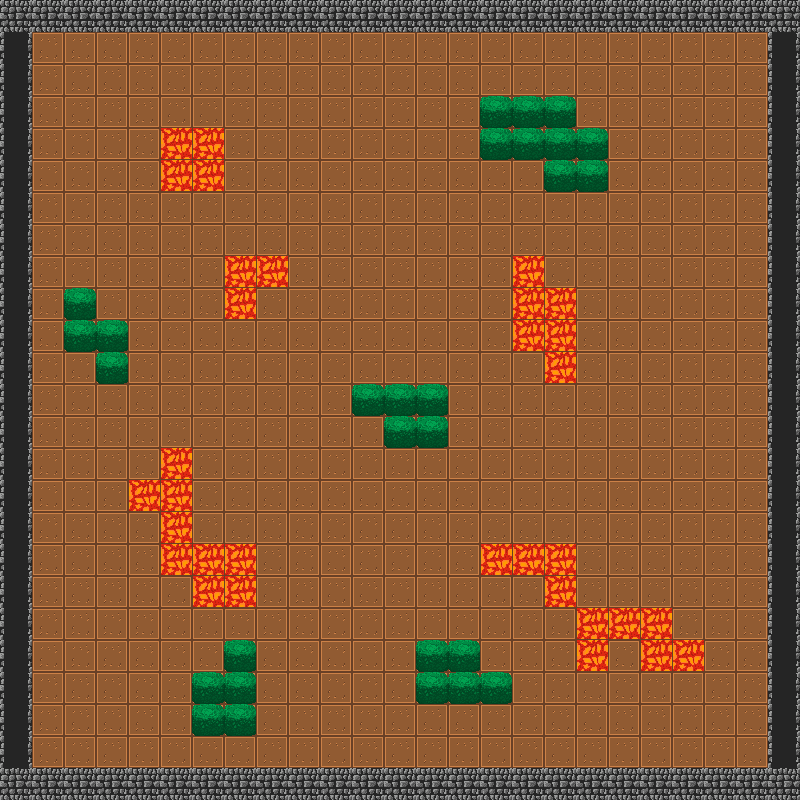

Tiled map render using the project's own tile images. Description and the whole map definition, tile-layer contents included, below:
An orthogonal 25x25 tile map with 32x32 px tiles, 2 tile layers (Слой тайлов 1, Слой тайлов 2).

<map version="1.5" tiledversion="1.7.2" orientation="orthogonal" renderorder="right-down" width="25" height="25" tilewidth="32" tileheight="32" infinite="0" nextlayerid="4" nextobjectid="1">
 <tileset firstgid="1" name="basic" tilewidth="32" tileheight="32" tilecount="8" columns="8">
  <image source="basic.png" width="256" height="32" />
  <tile id="0">
   <properties>
    <property name="shelter" type="bool" value="true" />
   </properties>
  </tile>
  <tile id="1">
   <properties>
    <property name="blocked" type="bool" value="true" />
   </properties>
  </tile>
  <tile id="2">
   <properties>
    <property name="blocked" type="bool" value="true" />
   </properties>
  </tile>
  <tile id="3">
   <properties>
    <property name="blocked" type="bool" value="true" />
   </properties>
  </tile>
  <tile id="4">
   <properties>
    <property name="blocked" type="bool" value="true" />
   </properties>
  </tile>
  <tile id="7">
   <properties>
    <property name="blocked" type="bool" value="true" />
   </properties>
  </tile>
 </tileset>
 <layer id="1" name="Слой тайлов 1" width="25" height="25">
  <data encoding="csv">
7,7,7,7,7,7,7,7,7,7,7,7,7,7,7,7,7,7,7,7,7,7,7,7,7,
8,6,6,6,6,6,6,6,6,6,6,6,6,6,6,6,6,6,6,6,6,6,6,6,8,
8,6,6,6,6,6,6,6,6,6,6,6,6,6,6,6,6,6,6,6,6,6,6,6,8,
8,6,6,6,6,6,6,6,6,6,6,6,6,6,6,6,6,6,6,6,6,6,6,6,8,
8,6,6,6,6,6,6,6,6,6,6,6,6,6,6,6,6,6,6,6,6,6,6,6,8,
8,6,6,6,6,6,6,6,6,6,6,6,6,6,6,6,6,6,6,6,6,6,6,6,8,
8,6,6,6,6,6,6,6,6,6,6,6,6,6,6,6,6,6,6,6,6,6,6,6,8,
8,6,6,6,6,6,6,6,6,6,6,6,6,6,6,6,6,6,6,6,6,6,6,6,8,
8,6,6,6,6,6,6,6,6,6,6,6,6,6,6,6,6,6,6,6,6,6,6,6,8,
8,6,6,6,6,6,6,6,6,6,6,6,6,6,6,6,6,6,6,6,6,6,6,6,8,
8,6,6,6,6,6,6,6,6,6,6,6,6,6,6,6,6,6,6,6,6,6,6,6,8,
8,6,6,6,6,6,6,6,6,6,6,6,6,6,6,6,6,6,6,6,6,6,6,6,8,
8,6,6,6,6,6,6,6,6,6,6,6,6,6,6,6,6,6,6,6,6,6,6,6,8,
8,6,6,6,6,6,6,6,6,6,6,6,6,6,6,6,6,6,6,6,6,6,6,6,8,
8,6,6,6,6,6,6,6,6,6,6,6,6,6,6,6,6,6,6,6,6,6,6,6,8,
8,6,6,6,6,6,6,6,6,6,6,6,6,6,6,6,6,6,6,6,6,6,6,6,8,
8,6,6,6,6,6,6,6,6,6,6,6,6,6,6,6,6,6,6,6,6,6,6,6,8,
8,6,6,6,6,6,6,6,6,6,6,6,6,6,6,6,6,6,6,6,6,6,6,6,8,
8,6,6,6,6,6,6,6,6,6,6,6,6,6,6,6,6,6,6,6,6,6,6,6,8,
8,6,6,6,6,6,6,6,6,6,6,6,6,6,6,6,6,6,6,6,6,6,6,6,8,
8,6,6,6,6,6,6,6,6,6,6,6,6,6,6,6,6,6,6,6,6,6,6,6,8,
8,6,6,6,6,6,6,6,6,6,6,6,6,6,6,6,6,6,6,6,6,6,6,6,8,
8,6,6,6,6,6,6,6,6,6,6,6,6,6,6,6,6,6,6,6,6,6,6,6,8,
8,6,6,6,6,6,6,6,6,6,6,6,6,6,6,6,6,6,6,6,6,6,6,6,8,
7,7,7,7,7,7,7,7,7,7,7,7,7,7,7,7,7,7,7,7,7,7,7,7,7
</data>
 </layer>
 <layer id="3" name="Слой тайлов 2" width="25" height="25">
  <data encoding="csv">
0,0,0,0,0,0,0,0,0,0,0,0,0,0,0,0,0,0,0,0,0,0,0,0,0,
0,0,0,0,0,0,0,0,0,0,0,0,0,0,0,0,0,0,0,0,0,0,0,0,0,
0,0,0,0,0,0,0,0,0,0,0,0,0,0,0,0,0,0,0,0,0,0,0,0,0,
0,0,0,0,0,0,0,0,0,0,0,0,0,0,0,1,1,1,0,0,0,0,0,0,0,
0,0,0,0,0,2,2,0,0,0,0,0,0,0,0,1,1,1,1,0,0,0,0,0,0,
0,0,0,0,0,2,2,0,0,0,0,0,0,0,0,0,0,1,1,0,0,0,0,0,0,
0,0,0,0,0,0,0,0,0,0,0,0,0,0,0,0,0,0,0,0,0,0,0,0,0,
0,0,0,0,0,0,0,0,0,0,0,0,0,0,0,0,0,0,0,0,0,0,0,0,0,
0,0,0,0,0,0,0,2,2,0,0,0,0,0,0,0,2,0,0,0,0,0,0,0,0,
0,0,1,0,0,0,0,2,0,0,0,0,0,0,0,0,2,2,0,0,0,0,0,0,0,
0,0,1,1,0,0,0,0,0,0,0,0,0,0,0,0,2,2,0,0,0,0,0,0,0,
0,0,0,1,0,0,0,0,0,0,0,0,0,0,0,0,0,2,0,0,0,0,0,0,0,
0,0,0,0,0,0,0,0,0,0,0,1,1,1,0,0,0,0,0,0,0,0,0,0,0,
0,0,0,0,0,0,0,0,0,0,0,0,1,1,0,0,0,0,0,0,0,0,0,0,0,
0,0,0,0,0,2,0,0,0,0,0,0,0,0,0,0,0,0,0,0,0,0,0,0,0,
0,0,0,0,2,2,0,0,0,0,0,0,0,0,0,0,0,0,0,0,0,0,0,0,0,
0,0,0,0,0,2,0,0,0,0,0,0,0,0,0,0,0,0,0,0,0,0,0,0,0,
0,0,0,0,0,2,2,2,0,0,0,0,0,0,0,2,2,2,0,0,0,0,0,0,0,
0,0,0,0,0,0,2,2,0,0,0,0,0,0,0,0,0,2,0,0,0,0,0,0,0,
0,0,0,0,0,0,0,0,0,0,0,0,0,0,0,0,0,0,2,2,2,0,0,0,0,
0,0,0,0,0,0,0,1,0,0,0,0,0,1,1,0,0,0,2,0,2,2,0,0,0,
0,0,0,0,0,0,1,1,0,0,0,0,0,1,1,1,0,0,0,0,0,0,0,0,0,
0,0,0,0,0,0,1,1,0,0,0,0,0,0,0,0,0,0,0,0,0,0,0,0,0,
0,0,0,0,0,0,0,0,0,0,0,0,0,0,0,0,0,0,0,0,0,0,0,0,0,
0,0,0,0,0,0,0,0,0,0,0,0,0,0,0,0,0,0,0,0,0,0,0,0,0
</data>
 </layer>
</map>